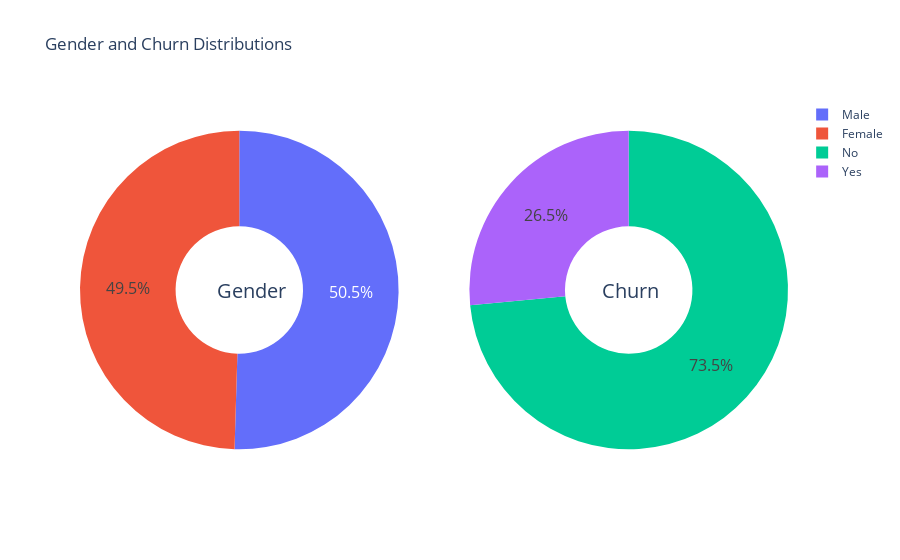

Here is the notebook cell this chart was saved with:
### Code cell
plot_gender_churn_distribution(Data)

### Figure 1 — Plotly figure (JSON) as saved in the notebook; plotly's stock layout.template omitted (floating-point values rounded to 4 significant figures)
{"data": [{"domain": {"x": [0, 0.45], "y": [0, 1]}, "hole": 0.4, "hoverinfo": "label+percent+name", "labels": ["Male", "Female"], "name": "Gender", "textfont": {"size": 16}, "type": "pie", "values": [3555, 3488]}, {"domain": {"x": [0.55, 1], "y": [0, 1]}, "hole": 0.4, "hoverinfo": "label+percent+name", "labels": ["No", "Yes"], "name": "Churn", "textfont": {"size": 16}, "type": "pie", "values": [5174, 1869]}], "layout": {"annotations": [{"font": {"size": 20}, "showarrow": false, "text": "Gender", "x": 0.19, "y": 0.5}, {"font": {"size": 20}, "showarrow": false, "text": "Churn", "x": 0.82, "y": 0.5}], "title": {"text": "Gender and Churn Distributions"}}}
